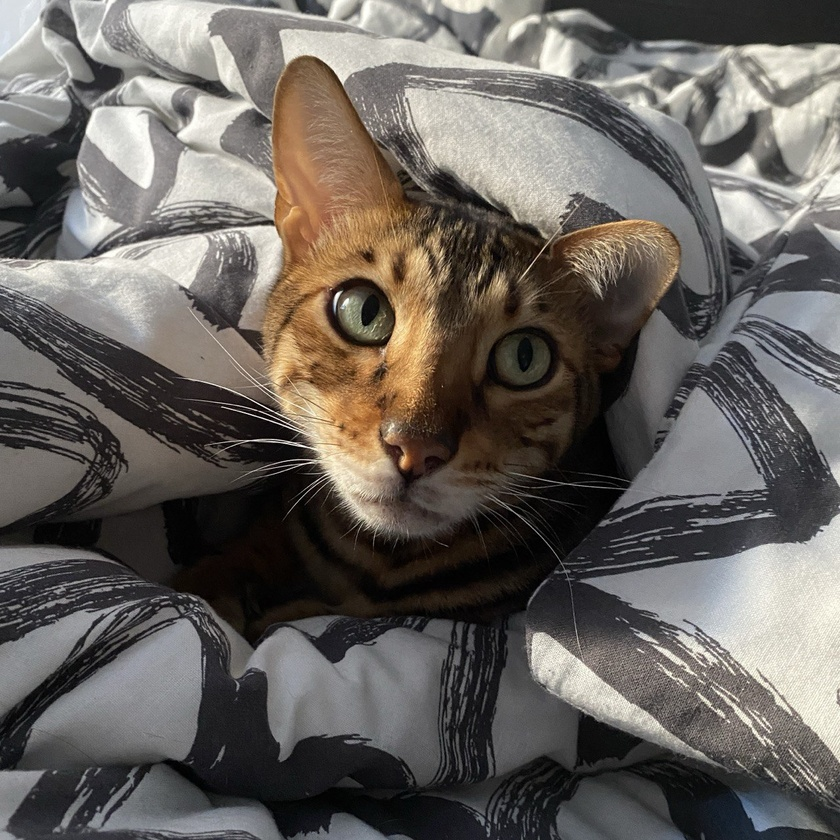
#> input picture cat.jpg, 840 x 840 px, shrunk from 1280 x 1280 before the run
$ python brightness.py
#> lines starting #> are read from the running program, lines starting #| are printed output that depends on the picture; after the words box and inside, x2 and y2 are one past the last pixel; in counts of white or black regions, pixels touching at a corner belong together
#> further down, img is the input picture: shape (840, 840, 3); mean B, G, R 94.4, 99.3, 104.4
import cv2


# Задание: изменить яркость изображения

def increase_brightness(image, value):
#> called with value = 50
    h, s, v = cv2.split(cv2.cvtColor(image, cv2.COLOR_BGR2HSV))
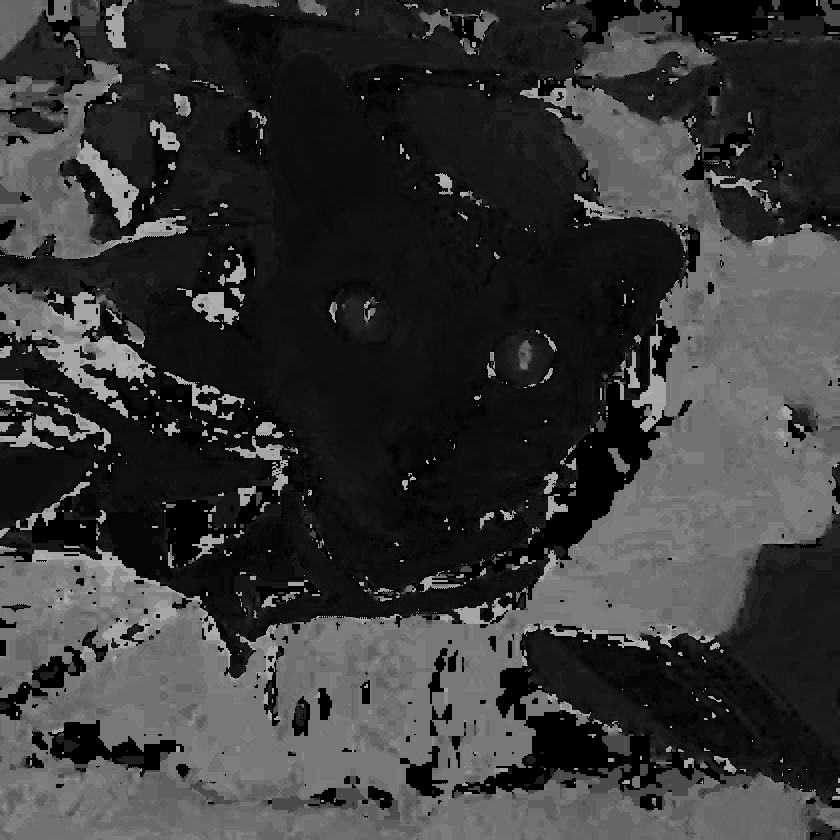
#> h: shape (840, 840); min 0, max 179, mean 55.4
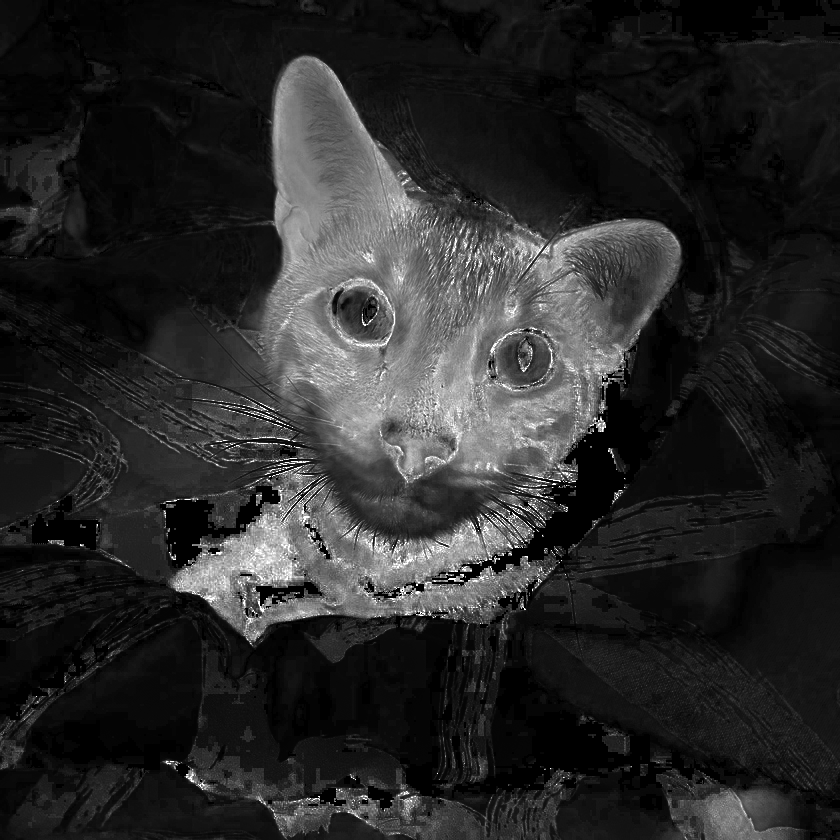
#> s: shape (840, 840); min 0, max 255, mean 40.7
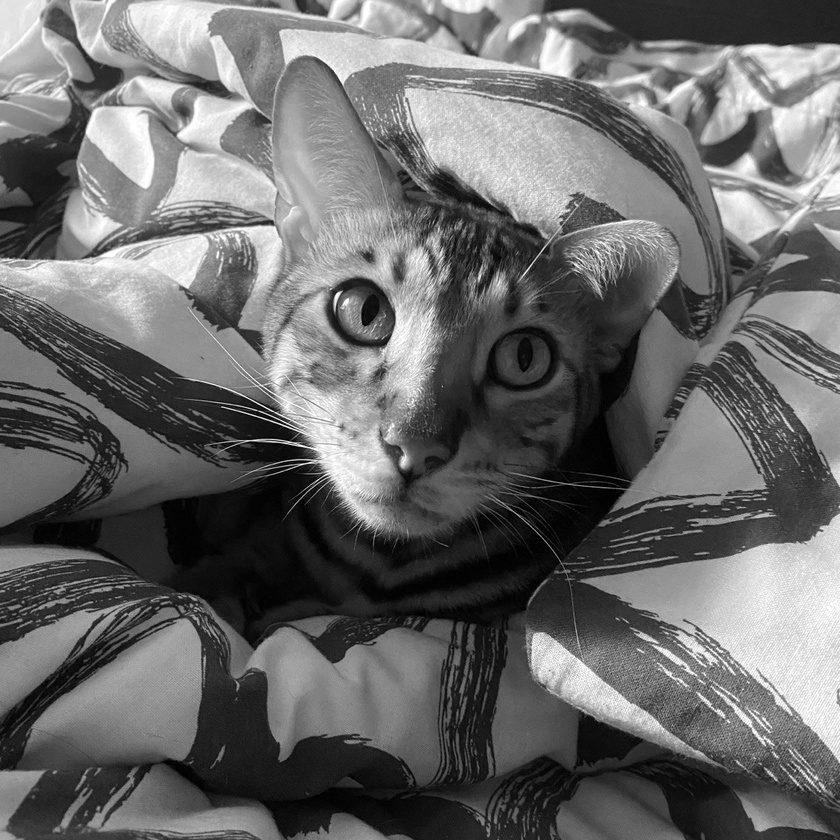
#> v: shape (840, 840); min 0, max 255, mean 106.2

    lim = 255 - value
    v[v > lim] = 255
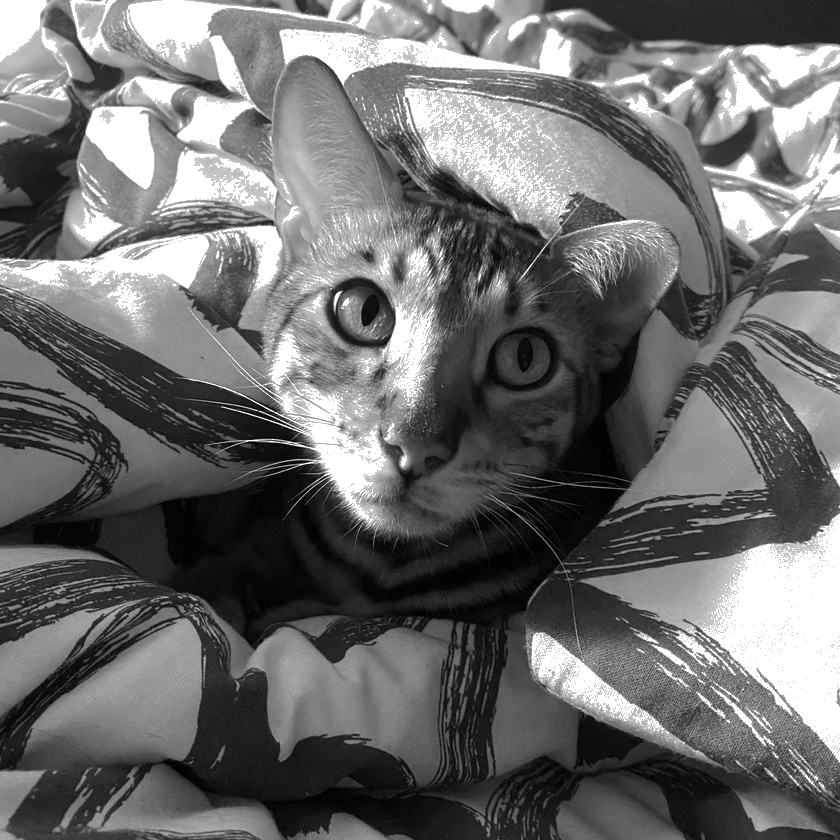
#> v: shape (840, 840); 10.8% of pixels changed, all inside (x1, y1, x2, y2) = (0, 0, 840, 788)
    v[v <= lim] += value
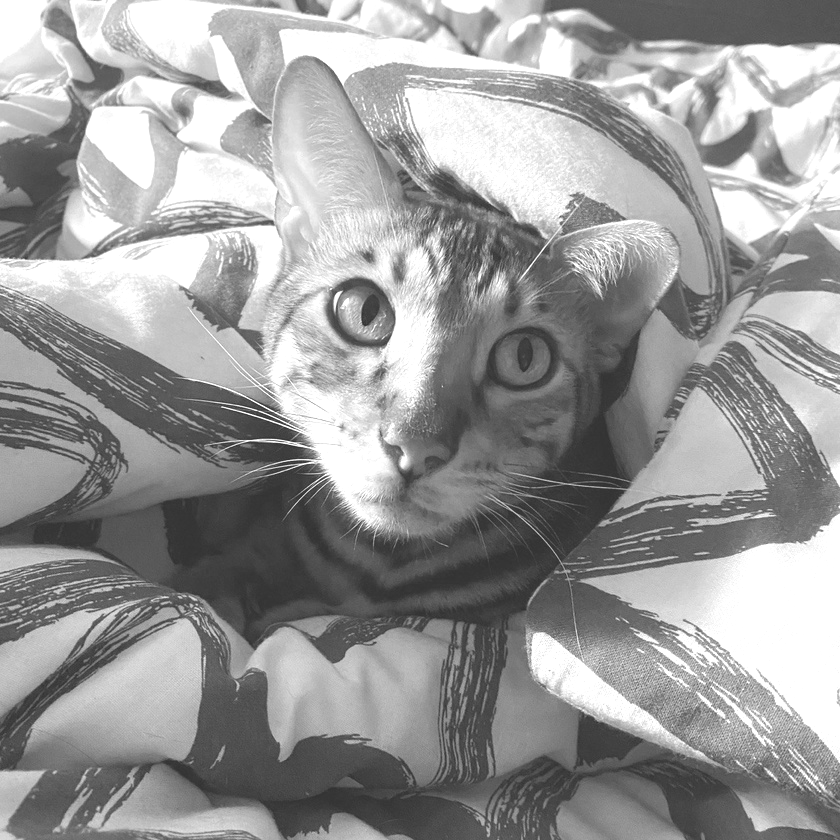
#> v: shape (840, 840); min 50, max 255, mean 153.9

    return cv2.cvtColor(cv2.merge((h, s, v)), cv2.COLOR_HSV2BGR)
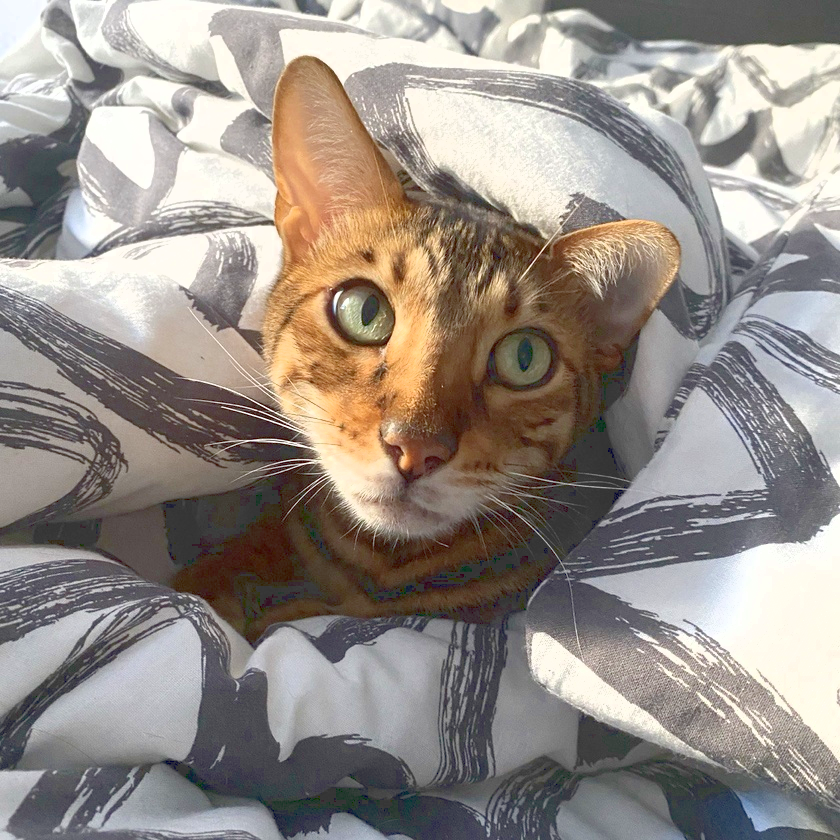
#> returned value: shape (840, 840, 3); mean B, G, R 135.7, 142.2, 150.4


img = cv2.imread('../cat.jpg')
result = increase_brightness(img, 50)

cv2.imwrite('result.jpg', result)

cv2.imshow('source', img)
cv2.imshow('result', result)
cv2.waitKey(0)
cv2.destroyAllWindows()
